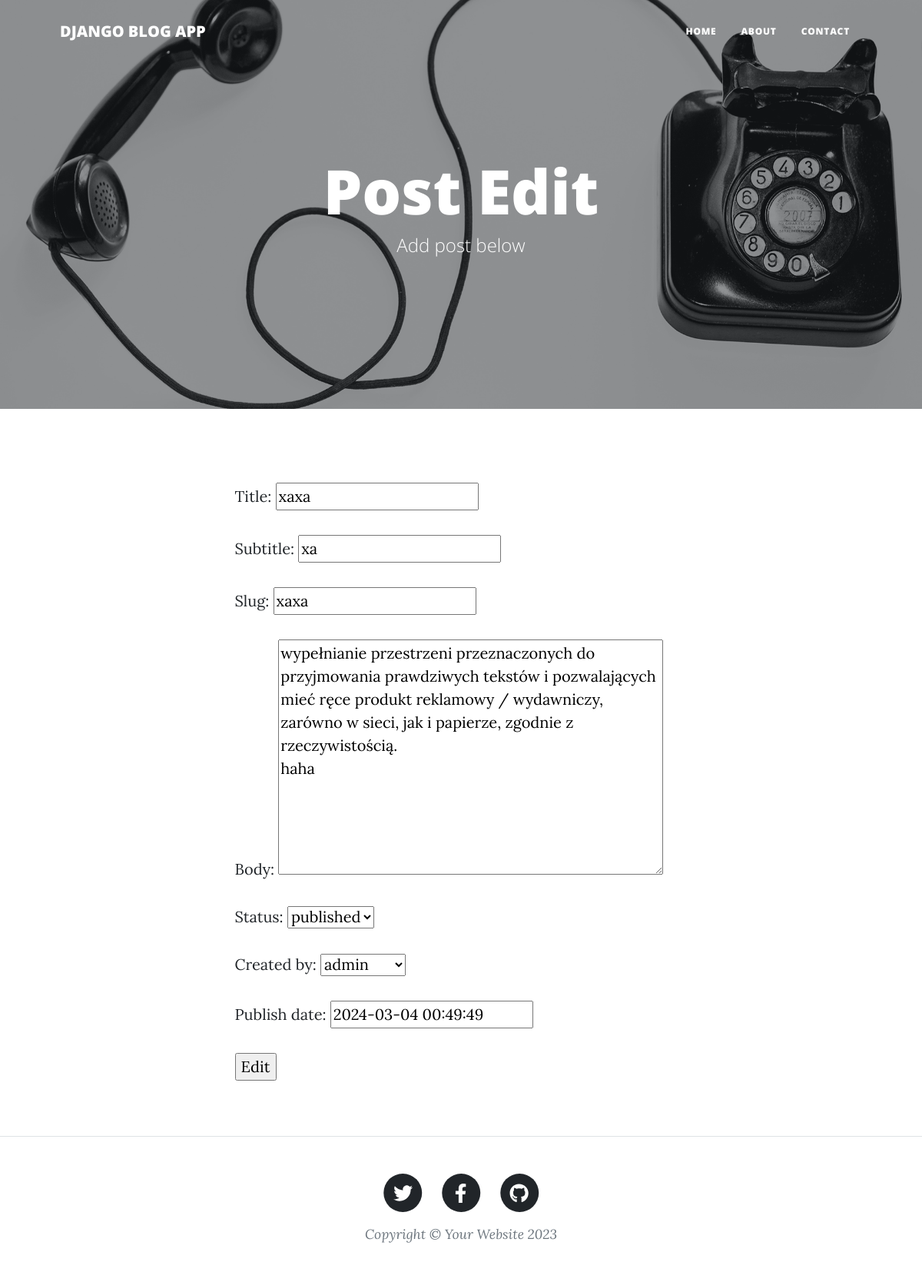
Screenshot of /blog/xaxa/edit/ with the database file from the repository.
### blogapp/models.py (models this page shows, shortened)
class Post(models.Model):
    title = models.CharField(max_length=100)
    subtitle = models.CharField(max_length=100, blank=True, null=True)
    slug = models.SlugField(max_length=55,unique=True)
    body = models.TextField()
    status = models.IntegerField(choices=STATUS, default=1)
    created_by = models.ForeignKey(User, on_delete=models.CASCADE)
    create_date = models.DateTimeField(auto_now_add= True)
    update_date = models.DateTimeField(auto_now= True)
    publish_date = models.DateTimeField(default= now)
    class Meta:
        ordering = ('-create_date',)

### blogapp/views.py (the view, shortened to what this page needs)
# urls.py: path('blog/<slug>/edit/', PostUpdateView.as_view(), name='blog_edit_post'),
class PostUpdateView(UpdateView):
    model = Post
    template_name = 'blog/create_post.html'
    form_class = PostForm
    def get_context_data(self, **kwargs: Any):
        context = super().get_context_data(**kwargs)
        context['title'] = 'Edit'
        return context

### blogapp/forms.py
class PostForm(forms.ModelForm):
    class Meta:
        model = Post
        fields = '__all__'

### blogapp/templates/blog/create_post.html (shortened to what this page needs)
{% extends "base.html" %}
{% load static %}
{% block content %}
    <header class="masthead" style="background-image: url('/media/contact-bg.jpg')">
        <div class="container position-relative px-4 px-lg-5">
            <div class="row gx-4 gx-lg-5 justify-content-center">
                <div class="col-md-10 col-lg-8 col-xl-7">
                    <div class="page-heading">
                        <h1> Post {{ title }} </h1>
                        <span class="subheading">Add post below</span>
                    </div>
                </div>
            </div>
        </div>
    </header>
        <main class="mb-4">
            <div class="container px-4 px-lg-5">
                <div class="row gx-4 gx-lg-5 justify-content-center">
                    <div class="col-md-10 col-lg-8 col-xl-7">
                        <div class="my-5">
                            <form action=" " method="POST">
                                {{ form.as_p }}
                                <input type="submit" value="{{ title }}">
                            </form>
                        </div>
                    </div>
                </div>
            </div>
        </main>
{% endblock %}

### rows the page displays
Post: title "xaxa", subtitle "xa", slug "xaxa", body "wypełnianie przestrzeni przeznaczonych do przyjmowania prawdziwych tekstów i pozwalających mieć ręce produkt reklamowy / wydawniczy, zarówno w sieci, jak i papierze, zgodnie z rzeczywistością. haha", status "published", created_by "admin", publish_date "2024-03-04 00:49:49"

### other values shown
{{ title }} "Edit"
